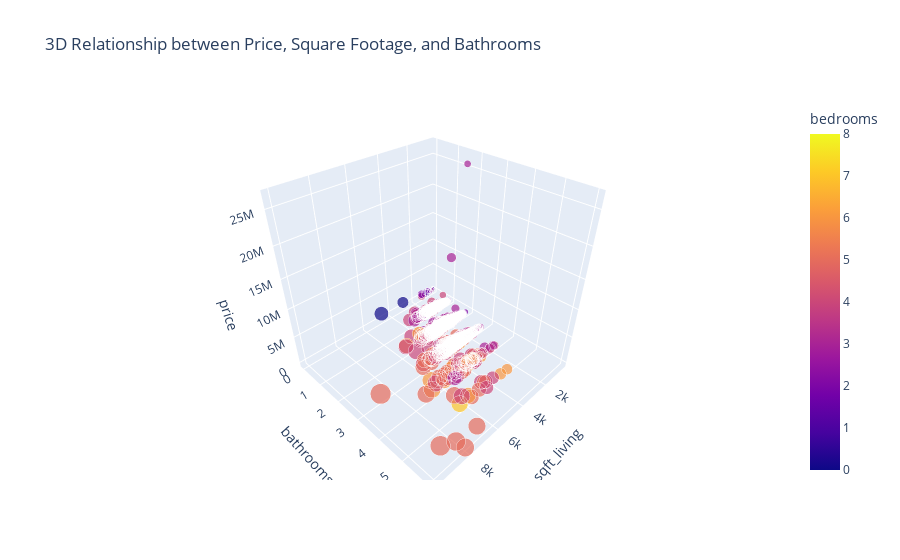

Notebook cell for this chart:
### Markdown cell above
### 3D Relationship between Price, Square Footage, and Bathrooms
This 3D scatter plot visualizes the relationship between house price, square footage of the living area, and the number of bathrooms.
The key insights from this plot are:

- The 3D scatter plot allows us to see the interactions between these three important features in a more comprehensive way.
- The color of the points represents the number of bedrooms, providing an additional dimension to the visualization.
- The size of the points is scaled by the square footage of the living area, further emphasizing the relationships between the variables.
- This plot can help identify potential clusters or outliers in the data that may not be as easily visible in 2D visualizations.

### Code cell
fig = px.scatter_3d(df, x='sqft_living', y='bathrooms', z='price',
                    color='bedrooms', size='sqft_living',
                    title='3D Relationship between Price, Square Footage, and Bathrooms')
fig.show()

### Figure 1 — Plotly figure (JSON) as saved in the notebook; plotly's stock layout.template omitted (floating-point values rounded to 4 significant figures; data arrays with more than 128 entries replaced by an {"elided": "..."} marker saying what was removed)
{"data": [{"hovertemplate": "sqft_living=%{marker.size}<br>bathrooms=%{y}<br>price=%{z}<br>bedrooms=%{marker.color}<extra></extra>", "legendgroup": "", "marker": {"color": {"elided": "4140 int values"}, "coloraxis": "coloraxis", "size": {"elided": "4140 int values"}, "sizemode": "area", "sizeref": 25.1, "symbol": "circle"}, "mode": "markers", "name": "", "scene": "scene", "showlegend": false, "type": "scatter3d", "x": {"elided": "4140 int values"}, "y": {"elided": "4140 int values"}, "z": {"elided": "4140 int values"}}], "layout": {"coloraxis": {"colorbar": {"title": {"text": "bedrooms"}}, "colorscale": [[0, "#0d0887"], [0.1111, "#46039f"], [0.2222, "#7201a8"], [0.3333, "#9c179e"], [0.4444, "#bd3786"], [0.5556, "#d8576b"], [0.6667, "#ed7953"], [0.7778, "#fb9f3a"], [0.8889, "#fdca26"], [1, "#f0f921"]]}, "legend": {"itemsizing": "constant", "tracegroupgap": 0}, "scene": {"domain": {"x": [0, 1], "y": [0, 1]}, "xaxis": {"title": {"text": "sqft_living"}}, "yaxis": {"title": {"text": "bathrooms"}}, "zaxis": {"title": {"text": "price"}}}, "title": {"text": "3D Relationship between Price, Square Footage, and Bathrooms"}}}
